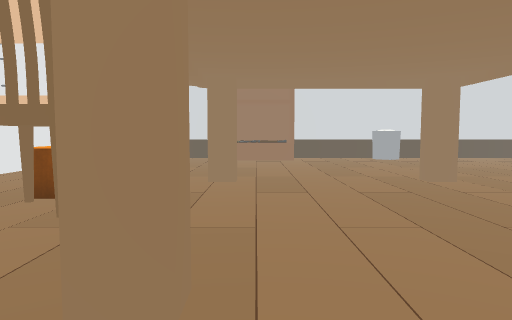
View 1 (above)

19 first-person views from a walk through a Unity game level. The camera is 1.4 m above the floor, tilts 4° down and sees 70° across. The floor is counted in squares, 1 m on a side. Each view is taken from the middle of a square. On the plan, view 1 faces up. The plan holds only what a view shows up to about 16 squares ahead; the rest is blank. The place goes on beyond the plan. The player is left out. Some animated figures are not drawn. Some surface patterns are stand-ins.

View 2
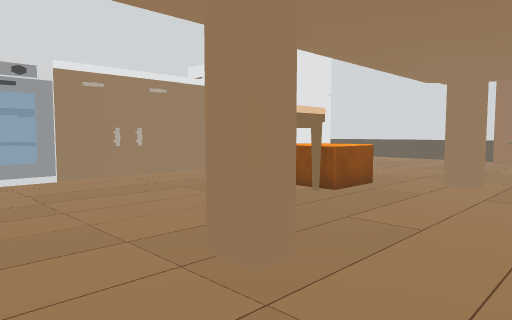

View 3
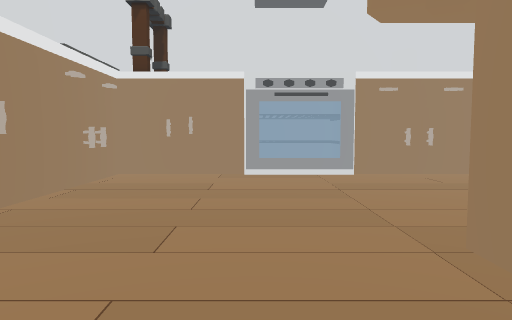

View 4
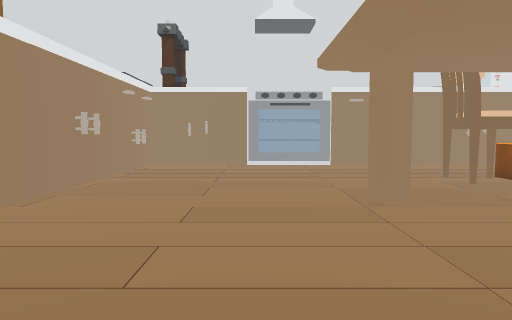

View 5
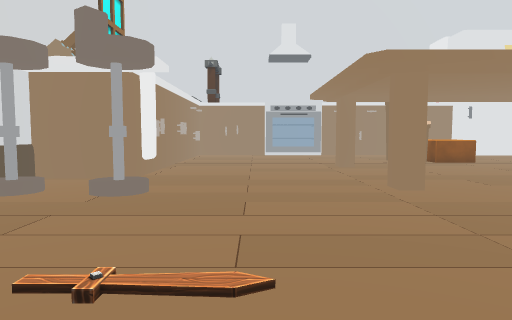

View 6
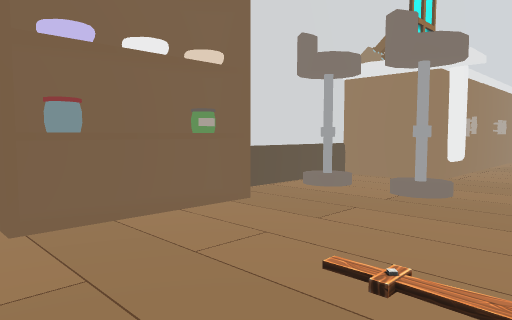

View 7
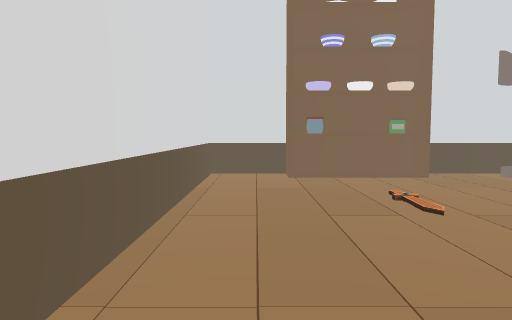

View 8
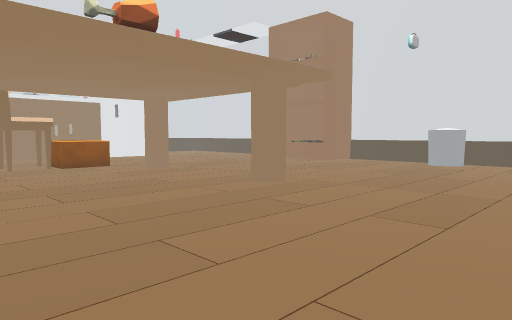

View 9
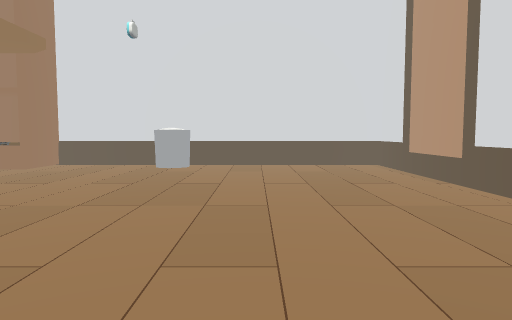

View 10
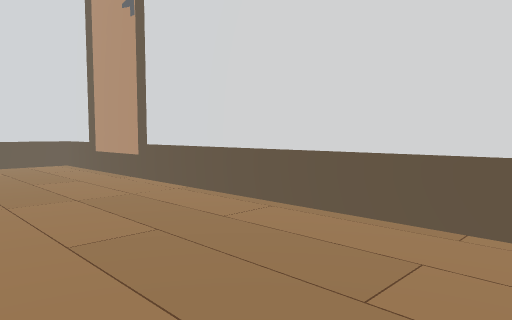

View 11
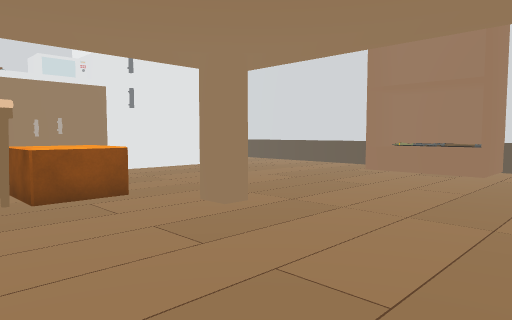

View 12
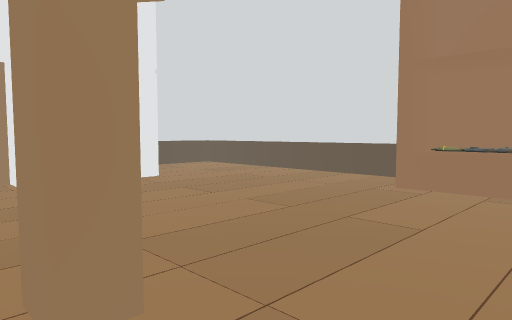

View 13
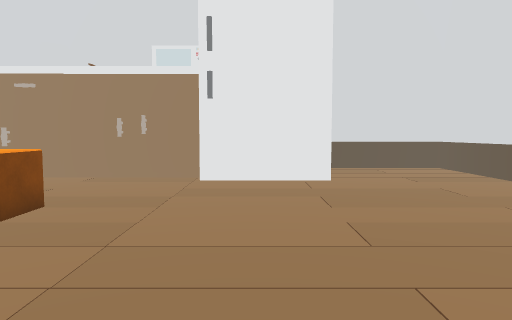

View 14
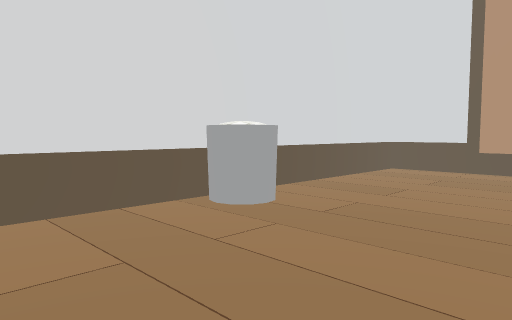

View 15
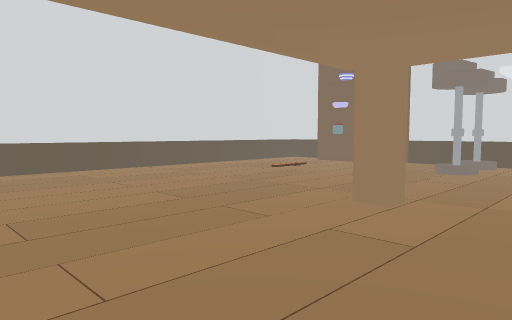

View 16
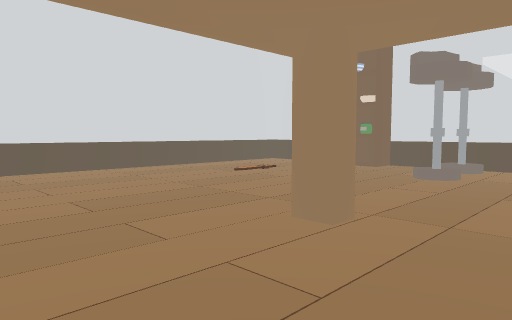

View 17
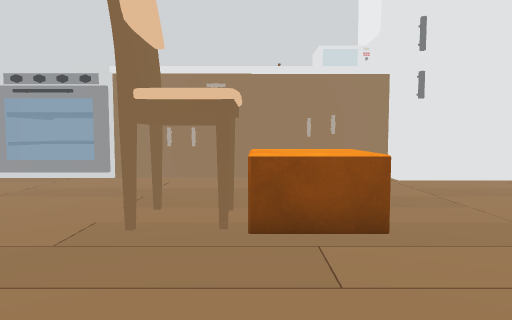

View 18
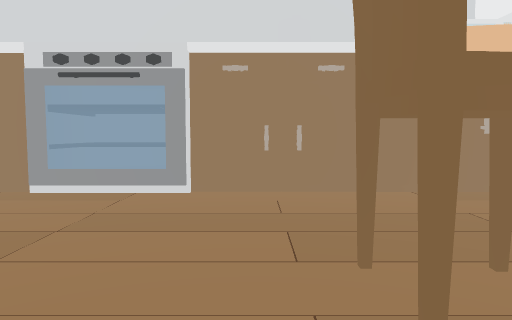

View 19
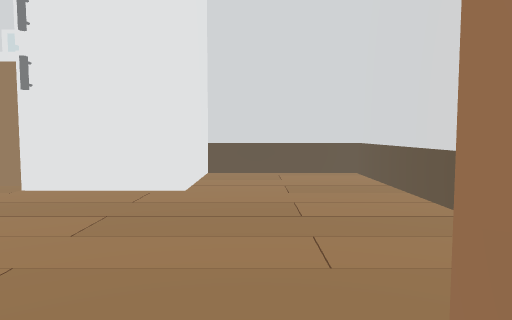

### Floor plan
Key: @ floor where view 1 was taken; # wall or solid block; . floor; / step, stairs or slope; ^ raised ledge; C chair; B block; E oven; S sink; P pot; I bin; O other object.
Columns run from 13 left of view 1 to 17 right of it. Each row starts with its distance up from view 1.
 22 ###############################
 21 #..........#####....II........#
 20 #..........#^^^#....II........#
 19 #..........#^^^#..............#
 18 #.............................#
 17 #.............................#
 16 #####.........................#
 15     #.........................#
 14     #.........................#
 13     #.........................#
 12    O#.........................#
 11    O........#.................#
 10    O....BBB...................#
  9    O....BBB...................#
  8    O....CCC...................#
  7    O....CC....................#
  6    O....CCC...................#
  5    O..........................#
  4    O..........................#
  3 EEEE........#.................#
  2 EEEE..........................#
  1 EEEE..........................#
  0 #EEE.........@................#
 -1    O...................../....#
 -2    O...................../....#
 -3    O...................../....#
 -4    O...............C..........#
 -5    OOOOOSSSSSOOOO.............#
 -6                 O.............#
 -7                 O..C...P^^P#..#
 -8                 O##############

Where each view was taken, in squares from view 1:
view 1: 0 up, 0 right, facing up
view 2: 0 up, 2 right, facing up-left
view 3: 0 up, 3 right, facing left
view 4: 0 up, 7 right, facing left
view 5: 1 down, 15 right, facing left
view 6: 1 down, 15 right, facing down-left
view 7: 5 up, 15 right, facing down
view 8: 3 up, 13 right, facing up-left
view 9: 5 up, 11 right, facing up
view 10: 4 up, 11 right, facing up-right
view 11: 6 up, 5 right, facing up-left
view 12: 10 up, 2 right, facing up-left
view 13: 14 up, 2 right, facing left
view 14: 15 up, 2 right, facing up-right
view 15: 10 up, 2 right, facing down-right
view 16: 8 up, 2 right, facing down-right
view 17: 8 up, 2 right, facing left
view 18: 5 up, 1 left, facing left
view 19: 18 up, 0 right, facing left
